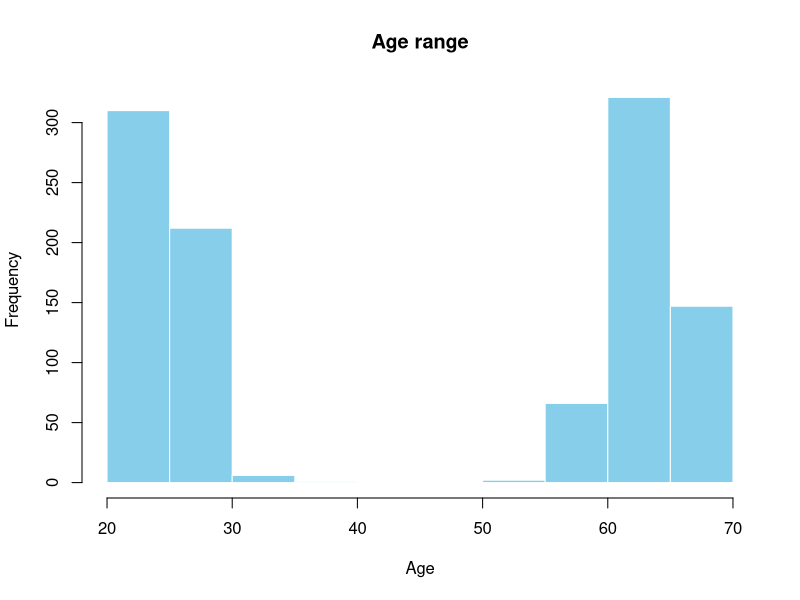
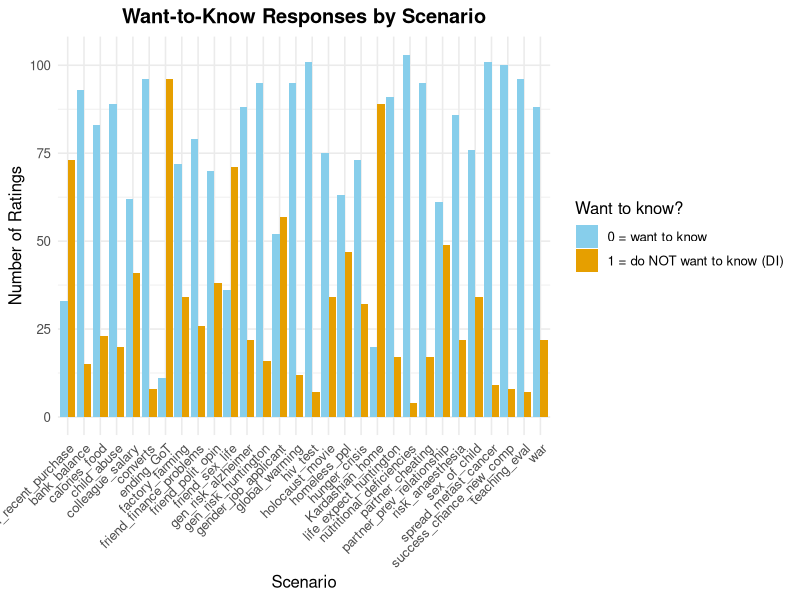
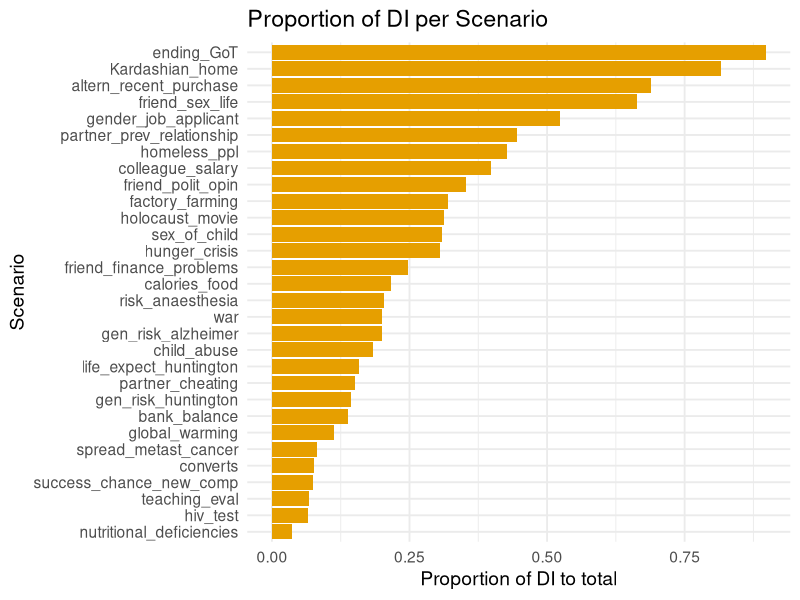
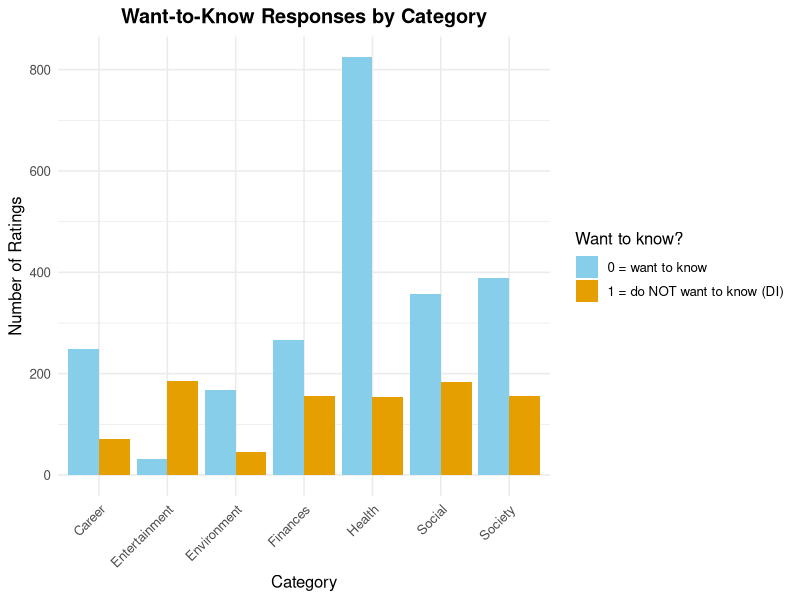
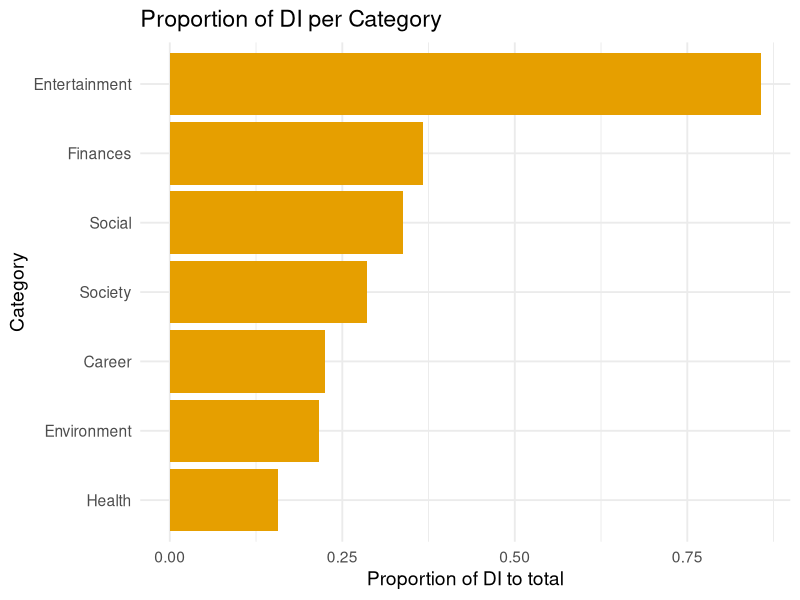
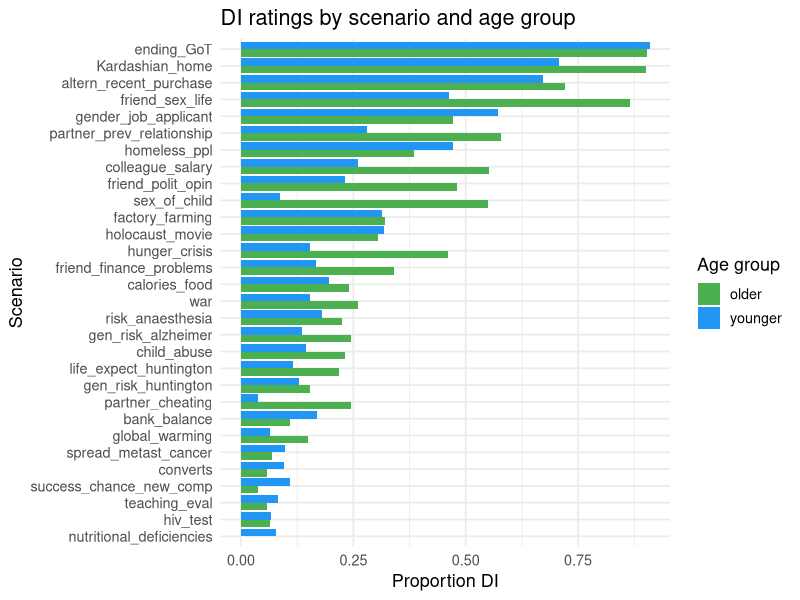
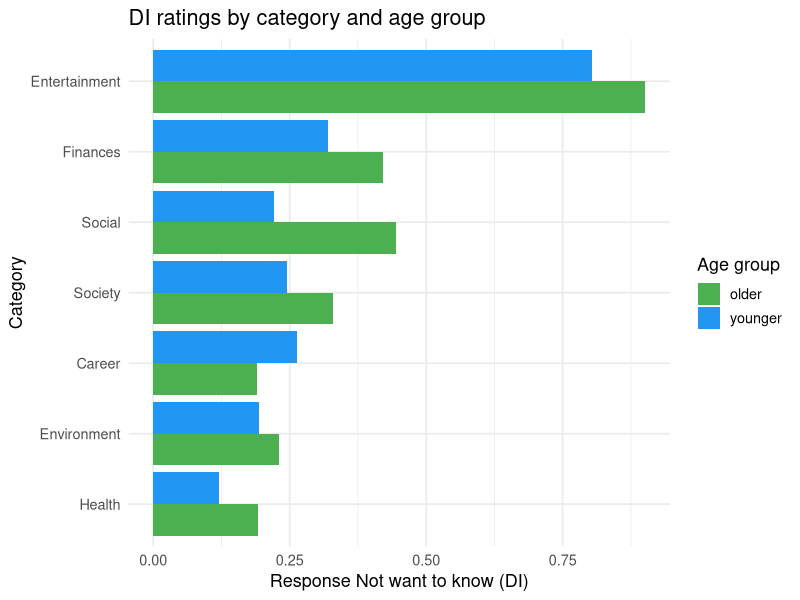
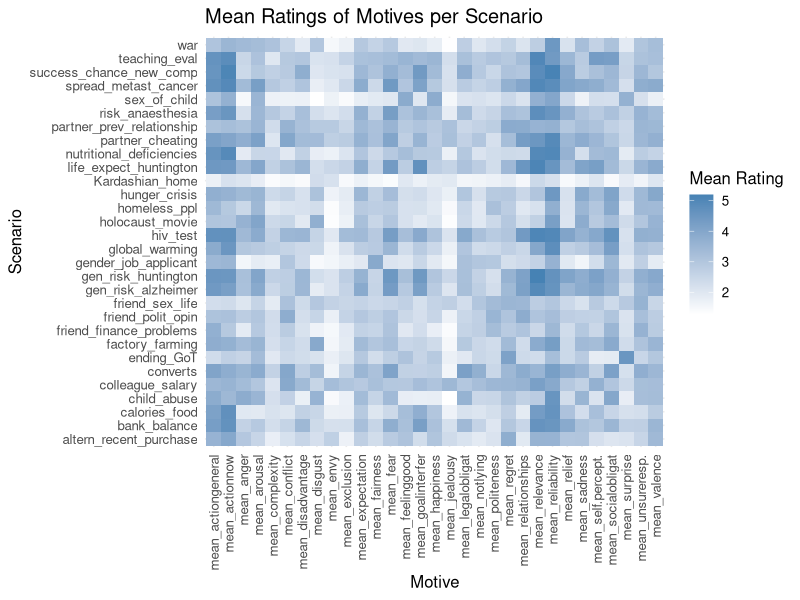

The R source for these figures, in order:
## ---- chunk 1
knitr::opts_chunk$set(echo = TRUE)
library(readr)
library(dplyr)
library(tidyr)
library(ggplot2)
library(knitr)
library(reshape2)
library(purrr)
library(pheatmap)
## ---- chunk 2
dat <- read_csv("dl2_data_processed.csv")
## ---- chunk 3
dat_short <- dat %>%
filter(!is.na(want_to_know_bin))
## ---- chunk 4
dat_short <- dat_short %>%
  mutate(
    Scenario_Category = case_when(
      Scenario_Content %in% c(
        "hiv_test", "gen_risk_alzheimer", "gen_risk_huntington", 
        "life_expect_huntington", "spread_metast_cancer", "risk_anaesthesia",
        "nutritional_deficiencies", "calories_food", "sex_of_child"
      ) ~ "Health",
      
      Scenario_Content %in% c(
        "partner_cheating", "partner_prev_relationship",
        "converts",
        "friend_polit_opin", "friend_sex_life"
      ) ~ "Social",
      
      Scenario_Content %in% c(
        "colleague_salary", "bank_balance",
        "altern_recent_purchase", "friend_finance_problems"
      ) ~ "Finances",
      
      Scenario_Content %in% c(
        "success_chance_new_comp", "gender_job_applicant", "teaching_eval"
      ) ~ "Career",
      
      Scenario_Content %in% c(
        "hunger_crisis", "war", "holocaust_movie",
        "child_abuse", "homeless_ppl"
      ) ~ "Society",
      
      Scenario_Content %in% c(
        "Kardashian_home", "ending_GoT"
      ) ~ "Entertainment",
      
      Scenario_Content %in% c(
        "global_warming", "factory_farming"
      ) ~ "Environment",
    )
  )

## ---- chunk 5
motive_vars <- c("expectation","valence","arousal", "sadness","anger","fear", 
                  "jealousy","envy","disgust","regret","feelinggood","relief",
                  "happiness","complexity","relevance","reliability","relationships",
                  "conflict","politeness","notlying","unsureresp.","exclusion",
                  "self.percept.","actiongeneral","actionnow","disadvantage",
                  "goalinterfer","socialobligat","legalobligat","surprise","fairness")


data_wide <- dat_short %>%
  select(ResponseId, Age, Age_group, Scenario_Code, all_of(motive_vars)) %>%
  # long -> wide
  pivot_wider(
    id_cols = c(ResponseId, Age, Age_group), 
    names_from = Scenario_Code,
    values_from = all_of(motive_vars),
    names_sep = "_"
  )

## ---- chunk 6
nrow(data_wide)
## ---- chunk 7
data_wide %>%
  dplyr::group_by(Age_group) %>%
  dplyr::summarise(count = n())
## ---- chunk 8
range(data_wide$Age, na.rm = TRUE)
## ---- chunk 9
hist(data_wide$Age,
     main = "Age range",
     xlab = "Age",
     ylab = "Frequency",
     col = "skyblue",
     border = "white")
## ---- chunk 10
ratings_count_person <- dat_short %>%
  dplyr::filter(want_to_know_bin %in% c(0, 1)) %>%  
  dplyr::group_by(ResponseId) %>%
  dplyr::summarise(
    n_valid_ratings = n(),   
    .groups = "drop"
  )
## ---- chunk 11
rating_cols <- setdiff(names(data_wide), c("ResponseId", "Age_group"))

motives_count_person <- data_wide %>%
  mutate(
    n_ratings_filled = rowSums(
      select(., all_of(rating_cols)) != -99 & !is.na(select(., all_of(rating_cols)))
    )
  ) %>%
  select(ResponseId, n_ratings_filled)

### Combine Both Counts
ratings_combined <- merge(
  ratings_count_person,
  motives_count_person,
  by = "ResponseId"
)

ratings_combined <- ratings_combined %>%
  mutate(avg_ratings_per_scenario = n_ratings_filled / n_valid_ratings)
## ---- chunk 12
mean(ratings_combined$avg_ratings_per_scenario, na.rm = TRUE)
## ---- chunk 13
dat_short <- dat_short %>%
  mutate(Age_group = ifelse(is.na(Age_group), "unknown", Age_group))

scenario_participants <- dat_short %>%
  dplyr::group_by(Scenario_Content, Age_group) %>%
  dplyr::summarise(n_ratings = n(), .groups = "drop")

scenario_participants
## ---- chunk 14
overall_DI <- dat_short %>%
  dplyr::filter(!is.na(want_to_know_bin)) %>%
  dplyr::summarise(
    total_responses = n(),
    total_DI = sum(want_to_know_bin == 1),
    proportion_DI = mean(want_to_know_bin == 1)
  )

overall_DI 
## ---- chunk 15
scenario_counts <- dat_short %>%
  dplyr::group_by(Scenario_Content) %>%
  dplyr::summarise(n_ratings = n(), .groups = "drop")

scenario_counts
## ---- chunk 16
di_scenario <- dat_short %>% 
  dplyr::group_by(Scenario_Content, want_to_know_bin) %>% 
  dplyr::summarise(n_ratings = n(),.groups = "drop")

## ---- chunk 17
ggplot(di_scenario, aes(x = Scenario_Content, y = n_ratings, fill = factor(want_to_know_bin))) +
  geom_bar(stat = "identity", position = "dodge") +
  scale_fill_manual(values = c("0" = "skyblue", "1" = "#E69F00"),
                    name = "Want to know?",
                    labels = c("0 = want to know", "1 = do NOT want to know (DI)")) +
  labs(
    title = "Want-to-Know Responses by Scenario",
    x = "Scenario",
    y = "Number of Ratings"
  ) +
  theme_minimal(base_size = 12) +
  theme(
    axis.text.x = element_text(angle = 45, hjust = 1),
    plot.title = element_text(face = "bold", hjust = 0.5)
  )

## ---- chunk 18
di_scenario_full <- dat_short %>% 
  dplyr::group_by(Scenario_Content) %>%
  dplyr::summarise(
    n_0  = sum(want_to_know_bin == 0, na.rm = TRUE),
    n_di  = sum(want_to_know_bin == 1, na.rm = TRUE),
    total = n_0 + n_di,
    prop_1 = n_di / total,
    .groups = "drop"
  )%>%
  dplyr::arrange(desc(prop_1))

di_scenario_full <- di_scenario_full %>%
  mutate(Scenario_Content = factor(Scenario_Content, levels = Scenario_Content[order(prop_1)]))
## ---- chunk 19
ggplot(di_scenario_full, aes(x = Scenario_Content, y = prop_1)) +
  geom_col(fill = "#E69F00") +
  coord_flip() +
  labs(
    title = "Proportion of DI per Scenario",
    x = "Scenario",
    y = "Proportion of DI to total"
  ) +
  theme_minimal(base_size = 14)
## ---- chunk 20
di_category <- dat_short %>% 
  dplyr::group_by(Scenario_Category, want_to_know_bin) %>% 
  dplyr::summarise(n_ratings = n(),.groups = "drop")
## ---- chunk 21
ggplot(di_category, aes(x = Scenario_Category, y = n_ratings, fill = factor(want_to_know_bin))) +
  geom_bar(stat = "identity", position = "dodge") +
  scale_fill_manual(values = c("0" = "skyblue", "1" = "#E69F00"),
                    name = "Want to know?",
                    labels = c("0 = want to know", "1 = do NOT want to know (DI)")) +
  labs(
    title = "Want-to-Know Responses by Category",
    x = "Category",
    y = "Number of Ratings"
  ) +
  theme_minimal(base_size = 12) +
  theme(
    axis.text.x = element_text(angle = 45, hjust = 1),
    plot.title = element_text(face = "bold", hjust = 0.5)
  )

## ---- chunk 22
di_category_full <- dat_short %>% 
  dplyr::group_by(Scenario_Category) %>%
  dplyr::summarise(
    n_0  = sum(want_to_know_bin == 0, na.rm = TRUE),
    n_di  = sum(want_to_know_bin == 1, na.rm = TRUE),
    total = n_0 + n_di,
    prop_1 = n_di / total,
    .groups = "drop"
  )%>%
  dplyr::arrange(desc(prop_1))

di_category_full <- di_category_full %>%
  mutate(Scenario_Category = factor(Scenario_Category, levels = Scenario_Category[order(prop_1)]))
## ---- chunk 23
ggplot(di_category_full, aes(x = Scenario_Category, y = prop_1)) +
  geom_col(fill = "#E69F00") +
  coord_flip() +
  labs(
    title = "Proportion of DI per Category",
    x = "Category",
    y = "Proportion of DI to total"
  ) +
  theme_minimal(base_size = 14)
## ---- chunk 24
overall_DI_age <- dat_short %>%
  dplyr::filter(!is.na(want_to_know_bin)) %>%
  dplyr::group_by(Age_group) %>%        
  dplyr::summarise(
    total_responses = n(),
    total_DI = sum(want_to_know_bin == 1),
    proportion_DI = mean(want_to_know_bin == 1),
    .groups = "drop"
  )
overall_DI_age
## ---- chunk 25
scenario_age_prop <- dat_short %>%
  dplyr::group_by(Scenario_Content, Age_group) %>%
  dplyr::summarise(
    total_participants = n(),
    n_want_to_know = sum(want_to_know_bin == 1, na.rm = TRUE),
    .groups = "drop"
  ) %>%
  dplyr::mutate(prop_want_to_know = n_want_to_know / total_participants) %>%
  dplyr::select(-n_want_to_know, -total_participants) %>%
  pivot_wider(
    names_from = Age_group,
    values_from = prop_want_to_know,
    values_fill = 0
  ) %>%
  mutate(diff_prop_young_old = younger - older) %>%
  arrange(desc(diff_prop_young_old)) 

scenario_age_prop 
## ---- chunk 26
scenario_age_long <- scenario_age_prop %>%
  pivot_longer(cols = c(younger, older),
               names_to = "Age_group",
               values_to = "prop_want_to_know") %>%
  group_by(Scenario_Content) %>%
  mutate(mean_prop = mean(prop_want_to_know, na.rm = TRUE)) %>%
  ungroup()

ggplot(scenario_age_long,
       aes(x = reorder(Scenario_Content, mean_prop),
           y = prop_want_to_know,
           fill = Age_group)) +
  geom_col(position = "dodge") +
  scale_fill_manual(values = c("older" = "#4CAF50", "younger" = "#2196F3"),
                    labels = c("older", "younger")) +
  labs(
    title = "DI ratings by scenario and age group",
    x = "Scenario",
    y = "Proportion DI",
    fill = "Age group"
  ) +
  coord_flip() +
  theme_minimal(base_size = 13)
## ---- chunk 27
category_age_prop <- dat_short %>%
  dplyr::group_by(Scenario_Category, Age_group) %>%
  dplyr::summarise(
    total_participants = n(),
    n_want_to_know = sum(want_to_know_bin == 1, na.rm = TRUE),
    .groups = "drop"
  ) %>%
  dplyr::mutate(prop_want_to_know = n_want_to_know / total_participants) %>%
  dplyr::select(-n_want_to_know, -total_participants) %>%
  pivot_wider(
    names_from = Age_group,
    values_from = prop_want_to_know,
    values_fill = 0
  ) %>%
  mutate(diff_prop_young_old = younger - older) %>%
  arrange(desc(diff_prop_young_old)) 

category_age_prop
## ---- chunk 28
scenario_age_long_cat <- category_age_prop %>%
  pivot_longer(cols = c(younger, older),
               names_to = "Age_group",
               values_to = "prop_want_to_know") %>%
  group_by(Scenario_Category) %>%
  mutate(mean_prop = mean(prop_want_to_know, na.rm = TRUE)) %>%
  ungroup()

ggplot(scenario_age_long_cat,
       aes(x = reorder(Scenario_Category, mean_prop),
           y = prop_want_to_know,
           fill = Age_group)) +
  geom_col(position = "dodge") +
  scale_fill_manual(values = c("older" = "#4CAF50", "younger" = "#2196F3"),
                    labels = c("older", "younger")) +
  labs(
    title = "DI ratings by category and age group",
    x = "Category",
    y = "Response Not want to know (DI)",
    fill = "Age group"
  ) +
  coord_flip() +
  theme_minimal(base_size = 13)
## ---- chunk 29
overall_motives <- dat_short %>%
  summarise(across(all_of(motive_vars), ~ mean(.x[.x != -99], na.rm = TRUE))) %>%
  pivot_longer(cols = everything(), names_to = "motive", values_to = "mean_rating") %>%
  arrange(desc(mean_rating))

overall_motives
## ---- chunk 30
ratings_per_motive_mean <- dat_short %>%
  dplyr::group_by(Scenario_Content) %>%
  dplyr::summarise(
    across(
      all_of(motive_vars),
      ~ mean(.x[.x != -99], na.rm = TRUE),
      .names = "mean_{.col}"
    ),
    .groups = "drop"
  )
## ---- chunk 31
ratings_long <- ratings_per_motive_mean %>%
  pivot_longer(
    cols = starts_with("mean_"),
    names_to = "Motive",
    values_to = "MeanRating"
  )


ggplot(ratings_long, aes(x = Motive, y = Scenario_Content, fill = MeanRating)) +
  geom_tile() +
  scale_fill_gradient(low = "white", high = "steelblue") +
  labs(
    title = "Mean Ratings of Motives per Scenario",
    x = "Motive",
    y = "Scenario",
    fill = "Mean Rating"
  ) +
  theme_minimal(base_size = 12) +
  theme(axis.text.x = element_text(angle = 90, vjust = 0.5, hjust=1))

## ---- chunk 32
top3_motives <- dat_short %>%
  dplyr::group_by(Scenario_Content) %>%
  dplyr::summarise(across(all_of(motive_vars),
                   ~ mean(.x[.x != -99], na.rm = TRUE),  
                   .names = "avg_{.col}"),
            .groups = "drop") %>%
  pivot_longer(
    cols = starts_with("avg_"),
    names_to = "motive",
    values_to = "avg_rating"
  ) %>%
  mutate(motive = sub("^avg_", "", motive)) %>%
  dplyr::group_by(Scenario_Content) %>%
  slice_max(avg_rating, n = 3, with_ties = FALSE) %>% 
  arrange(Scenario_Content, desc(avg_rating)) %>%
  ungroup()
## ---- chunk 33
top3_motives_table <- dat_short %>%
  dplyr::group_by(Scenario_Content) %>%
  dplyr::summarise(
    across(
      all_of(motive_vars),
      ~ mean(.x[.x != -99], na.rm = TRUE),  
      .names = "avg_{.col}"
    ),
    .groups = "drop"
  ) %>%
  pivot_longer(
    cols = starts_with("avg_"),
    names_to = "motive",
    values_to = "avg_rating"
  ) %>%
  mutate(motive = sub("^avg_", "", motive)) %>%
  dplyr::group_by(Scenario_Content) %>%
  slice_max(avg_rating, n = 3, with_ties = FALSE) %>%
  arrange(Scenario_Content, desc(avg_rating)) %>%
  mutate(rank = row_number()) %>%
  pivot_wider(
    names_from = rank,
    values_from = c(motive, avg_rating),
    names_glue = "Top{rank}_{.value}"
  ) %>%
  arrange(Scenario_Content)

knitr::kable(top3_motives_table, digits = 2, caption = "Top 3 Motives (Mean Ratings) per Scenario")
## ---- chunk 34
ggplot(top3_motives, aes(x = motive, y = Scenario_Content, fill = avg_rating)) +
  geom_tile(color = "white") +
  scale_fill_gradient(low = "white", high = "steelblue") +
  labs(
    title = "Top 3 Motives by Scenario",
    x = "Motive",
    y = "Scenario",
    fill = "Mean Rating"
  ) +
  theme_minimal(base_size = 12) +
  theme(axis.text.x = element_text(angle = 45, hjust = 1))
## ---- chunk 35
ratings_per_motive_mean_cat <- dat_short %>%
  dplyr::group_by(Scenario_Category) %>%
  dplyr::summarise(
    across(
      all_of(motive_vars),
      ~ mean(.x[.x != -99], na.rm = TRUE),
      .names = "mean_{.col}"
    ),
    .groups = "drop"
  )

ratings_per_motive_mean_cat
## ---- chunk 36
ratings_long_cat <- ratings_per_motive_mean_cat %>%
  pivot_longer(
    cols = starts_with("mean_"),
    names_to = "Motive",
    values_to = "MeanRating"
  )


ggplot(ratings_long_cat, aes(x = Motive, y = Scenario_Category, fill = MeanRating)) +
  geom_tile() +
  scale_fill_gradient(low = "white", high = "steelblue") +
  labs(
    title = "Mean Ratings of Motives by Category",
    x = "Motive",
    y = "Category",
    fill = "Mean Rating"
  ) +
  theme_minimal(base_size = 12) +
  theme(axis.text.x = element_text(angle = 90, vjust = 0.5, hjust=1))
## ---- chunk 37
top3_motives_cat <- dat_short %>%
  dplyr::group_by(Scenario_Category) %>%
  dplyr::summarise(across(all_of(motive_vars),
                          ~ mean(.x[.x != -99], na.rm = TRUE),
                          .names = "avg_{.col}"),
                   .groups = "drop") %>%
  pivot_longer(
    cols = starts_with("avg_"),
    names_to = "motive",
    values_to = "avg_rating"
  ) %>%
  mutate(motive = sub("^avg_", "", motive)) %>%
  dplyr::group_by(Scenario_Category) %>%
  slice_max(avg_rating, n = 3, with_ties = FALSE) %>% 
  arrange(Scenario_Category, desc(avg_rating)) %>%
  ungroup()
## ---- chunk 38
top3_motives_cat_table <- dat_short %>%
  dplyr::group_by(Scenario_Category) %>%
  dplyr::summarise(
    across(
      all_of(motive_vars),
      ~ mean(.x[.x != -99], na.rm = TRUE),  
      .names = "avg_{.col}"
    ),
    .groups = "drop"
  ) %>%
  pivot_longer(
    cols = starts_with("avg_"),
    names_to = "motive",
    values_to = "avg_rating"
  ) %>%
  mutate(motive = sub("^avg_", "", motive)) %>%
  dplyr::group_by(Scenario_Category) %>%
  slice_max(avg_rating, n = 3, with_ties = FALSE) %>%
  arrange(Scenario_Category, desc(avg_rating)) %>%
  mutate(rank = row_number()) %>%
  pivot_wider(
    names_from = rank,
    values_from = c(motive, avg_rating),
    names_glue = "Top{rank}_{.value}"
  ) %>%
  arrange(Scenario_Category)


knitr::kable(top3_motives_cat_table, digits = 2, caption = "Top 3 Motives (Mean Ratings) per Category")
## ---- chunk 39
ggplot(top3_motives_cat, aes(x = motive, y = Scenario_Category, fill = avg_rating)) +
  geom_tile(color = "white") +
  scale_fill_gradient(low = "white", high = "steelblue") +
  labs(
    title = "Top 3 Motives by Category",
    x = "Motive",
    y = "Category",
    fill = "Mean Rating"
  ) +
  theme_minimal(base_size = 12) +
  theme(axis.text.x = element_text(angle = 45, hjust = 1))

## ---- chunk 40
overall_motives_by_age <- dat_short %>%
  dplyr::filter(Age_group %in% c("younger", "older")) %>%   
  dplyr::group_by(Age_group) %>%
  dplyr::summarise(
    across(all_of(motive_vars),
           ~ mean(.x[.x != -99], na.rm = TRUE),
           .names = "avg_{.col}")
  ) %>%
  tidyr::pivot_longer(
    cols = starts_with("avg_"),
    names_to = "motive",
    values_to = "mean_rating"
  ) %>%
  dplyr::mutate(motive = sub("^avg_", "", motive)) %>%
  dplyr::arrange(Age_group, desc(mean_rating))

overall_motives_by_age
## ---- chunk 41
ggplot(overall_motives_by_age, aes(x = reorder(motive, mean_rating), 
                                   y = mean_rating, 
                                   fill = Age_group)) +
  geom_col(position = position_dodge(width = 0.8)) +
  coord_flip() +
  scale_fill_manual(values = c("older" = "#4CAF50", "younger" = "#2196F3"),
                    labels = c("older", "younger")) +
  labs(
    title = "Overall Motive Ratings by Age Group and Scenario",
    x = "Motive",
    y = "Average Rating",
    fill = "Age Group"
  ) +
  theme_minimal(base_size = 12)
## ---- chunk 42
top3_motives_by_age <- dat_short %>%
  dplyr::filter(Age_group %in% c("younger", "older")) %>%  
  dplyr::group_by(Scenario_Content, Age_group) %>%
  dplyr::summarise(
    across(all_of(motive_vars),
           ~ mean(.x[.x != -99], na.rm = TRUE),
           .names = "avg_{.col}"),
    .groups = "drop"
  ) %>%
  tidyr::pivot_longer(
    cols = starts_with("avg_"),
    names_to = "motive",
    values_to = "avg_rating"
  ) %>%
  dplyr::mutate(motive = sub("^avg_", "", motive)) %>%
  dplyr::group_by(Scenario_Content, Age_group) %>%
  dplyr::slice_max(avg_rating, n = 3, with_ties = FALSE) %>%
  dplyr::arrange(Scenario_Content, Age_group, desc(avg_rating)) %>%
  dplyr::ungroup()

top3_motives_by_age 
## ---- chunk 43
top3_motives_by_age_cat <- dat_short %>%
  dplyr::filter(Age_group %in% c("younger", "older")) %>% 
  dplyr::group_by(Scenario_Category, Age_group) %>%
  dplyr::summarise(
    across(all_of(motive_vars),
           ~ mean(.x[.x != -99], na.rm = TRUE),
           .names = "avg_{.col}"),
    .groups = "drop"
  ) %>%
  tidyr::pivot_longer(
    cols = starts_with("avg_"),
    names_to = "motive",
    values_to = "avg_rating"
  ) %>%
  dplyr::mutate(motive = sub("^avg_", "", motive)) %>%
  dplyr::group_by(Scenario_Category, Age_group) %>%
  dplyr::slice_max(avg_rating, n = 3, with_ties = FALSE) %>%
  dplyr::arrange(Scenario_Category, Age_group, desc(avg_rating)) %>%
  dplyr::ungroup()

top3_motives_by_age_cat
## ---- chunk 44
ggplot(top3_motives_by_age_cat,
       aes(x = reorder(motive, avg_rating), y = avg_rating, fill = Age_group)) +
  geom_col(position = "dodge") +
  facet_wrap(~ Scenario_Category, scales = "free_x", ncol = 5) +
  coord_flip() +
  scale_fill_manual(values = c("older" = "#4CAF50", "younger" = "#2196F3"),
                    labels = c("older", "younger")) +
  labs(
    title = "Top 3 Motives by Category and Age Group",
    x = "Motive",
    y = "Mean Rating",
    fill = "Age Group"
  ) +
  theme_minimal(base_size = 12)
## ---- chunk 45
ratings_per_motive_DI <- dat_short %>%
  dplyr::group_by(want_to_know_bin) %>%
  dplyr::summarise(
    across(
      all_of(motive_vars),
      ~ mean(.x[.x != -99], na.rm = TRUE),
      .names = "mean_{.col}"
    ),
    .groups = "drop"
  )
## ---- chunk 46
motive_means_di <- dat_short %>%
  filter(want_to_know_bin == 1) %>%  
  group_by(Scenario_Content) %>%    
  summarise(across(
    all_of(motive_vars),
    ~ mean(.x[.x != -99], na.rm = TRUE),  
    .names = "avg_{.col}"
  )) %>%
  pivot_longer(
    cols = starts_with("avg_"),
    names_to = "motive",
    values_to = "mean_rating"
  ) %>%
  mutate(motive = sub("^avg_", "", motive)) %>%
  arrange(Scenario_Content, desc(mean_rating))

scenario_props <- dat_short %>%
  group_by(Scenario_Content) %>%
  summarise(
    prop_want_1 = mean(want_to_know_bin == 1, na.rm = TRUE),
    .groups = "drop"
  )



motive_means_di <- motive_means_di %>%
  left_join(scenario_props, by = "Scenario_Content")

motive_means_di
## ---- chunk 47
motive_means_noDI <- dat_short %>%
  filter(want_to_know_bin == 0) %>%  
  group_by(Scenario_Content) %>%     
  summarise(across(
    all_of(motive_vars),
    ~ mean(.x[.x != -99], na.rm = TRUE),
    .names = "avg_{.col}"
  )) %>%
  pivot_longer(
    cols = starts_with("avg_"),
    names_to = "motive",
    values_to = "mean_rating"
  ) %>%
  mutate(motive = sub("^avg_", "", motive)) %>%
  arrange(Scenario_Content, desc(mean_rating))

motive_means_noDI <- motive_means_noDI %>%
  left_join(scenario_props, by = "Scenario_Content")

motive_means_noDI
## ---- chunk 48
ratings_long_DI <- ratings_per_motive_DI %>%
  pivot_longer(
    cols = starts_with("mean_"),
    names_to = "motive",
    values_to = "mean_rating"
  ) %>%
  mutate(
    motive = sub("^mean_", "", motive),
    want_to_know_bin = factor(
      want_to_know_bin,
      levels = c(1, 0),
      labels = c("Not want to know (DI)", "Want to know")
    )
  )

ggplot(ratings_long_DI, aes(x = motive, y = mean_rating, group = want_to_know_bin, color = want_to_know_bin)) +
  geom_line(linewidth = 1) +
  geom_point(size = 2) +
  scale_color_manual(
    values = c(
      "Want to know" = "#56B4E9" ,  
      "Not want to know (DI)" =    "#E69F00"   
    )
  ) +
  theme_minimal(base_size = 12) +
  labs(
    title = "Mean Motive Ratings by DI Response",
    x = "Motive",
    y = "Mean Rating",
    color = "Response"
  ) +
  theme(
    axis.text.x = element_text(angle = 45, hjust = 1),
    plot.title = element_text(face = "bold", size = 14)
  )

## ---- chunk 49
top3_motives_DI <- dat_short %>%
  dplyr::group_by(want_to_know_bin) %>%
  dplyr::summarise(across(all_of(motive_vars),
                          ~ mean(.x[.x != -99], na.rm = TRUE),
                          .names = "avg_{.col}"),
                   .groups = "drop") %>%
  pivot_longer(
    cols = starts_with("avg_"),
    names_to = "motive",
    values_to = "avg_rating"
  ) %>%
  mutate(motive = sub("^avg_", "", motive)) %>%
  dplyr::group_by(want_to_know_bin) %>%
  slice_max(avg_rating, n = 3, with_ties = FALSE) %>%  
  arrange(want_to_know_bin, desc(avg_rating)) %>%
  ungroup()

top3_motives_DI
## ---- chunk 50
top3_motives_by_age_DI <- dat_short %>%
  dplyr::filter(Age_group %in% c("younger", "older")) %>%  
  dplyr::group_by(want_to_know_bin, Age_group) %>%
  dplyr::summarise(
    across(all_of(motive_vars),
           ~ mean(.x[.x != -99], na.rm = TRUE),
           .names = "avg_{.col}"),
    .groups = "drop"
  ) %>%
  tidyr::pivot_longer(
    cols = starts_with("avg_"),
    names_to = "motive",
    values_to = "avg_rating"
  ) %>%
  dplyr::mutate(motive = sub("^avg_", "", motive)) %>%
  dplyr::group_by(want_to_know_bin, Age_group) %>%
  dplyr::slice_max(avg_rating, n = 3, with_ties = FALSE) %>%
  dplyr::arrange(want_to_know_bin, Age_group, desc(avg_rating)) %>%
  dplyr::ungroup()

top3_motives_by_age_DI
## ---- chunk 51
ggplot(top3_motives_by_age_DI,
       aes(x = reorder(motive, avg_rating), y = avg_rating, fill = Age_group)) +
  geom_col(position = position_dodge(width = 0.8), width = 0.7) +
  facet_wrap(~ want_to_know_bin, scales = "free_x", ncol = 2,
             labeller = labeller(want_to_know_bin = c(`1` = "Do not want to know (DI)", `0` = "Want to know"))) +
  scale_fill_manual(values = c("older" = "#4CAF50", "younger" = "#2196F3"),
                    labels = c("older", "younger")) +
  labs(
    title = "Top 3 Motives by Age Group and DI Response",
    x = "Motive",
    y = "Average Rating",
    fill = "Age Group"
  ) +
  theme_minimal(base_size = 12)
## ---- chunk 52
dat_cor_expect_val <- dat_short %>% 
                            filter(Scenario_Content=="partner_prev_relationship" & expectation!=-99 & valence!=-99)

cor(
  dat_cor_expect_val$expectation,
  dat_cor_expect_val$valence
)



dat_cor_sad_ang<-dat_short%>%filter(Scenario_Content=="partner_prev_relationship" & sadness!=-99 & anger !=-99)

cor(
  dat_cor_sad_ang$sadness,
  dat_cor_sad_ang$anger
)
## ---- chunk 53
corr_scenario <- dat_short %>%
  group_by(Scenario_Content) %>%
  summarise(
    cor_matrix = list(
      cor(
        mutate(across(all_of(motive_vars), ~ ifelse(.x == -99, NA, .x))),
        use = "pairwise.complete.obs"
      )
    ),
    .groups = "drop"
  )


corr_scenario$cor_matrix[[which(corr_scenario$Scenario_Content == "partner_prev_relationship")]]

## ---- chunk 54
#correlation matrix for scenario
mat_hiv <- corr_scenario$cor_matrix[[which(corr_scenario$Scenario_Content == "hiv_test")]]

#long format
mat_long_hiv <- melt(mat_hiv, varnames = c("Var1", "Var2"), value.name = "r")


limits <- c(-1, 1) 

ggplot(mat_long_hiv, aes(x = Var1, y = Var2, fill = r)) +
  geom_tile(color = "white") +
  geom_text(aes(label = round(r, 2)), size = 3) +
  scale_fill_gradient2(low = "blue", mid = "white", high = "red", midpoint = 0,
                       limits = limits) +
  theme_minimal() +
  theme(
    axis.text.x = element_text(angle = 45, hjust = 1),
    axis.ticks = element_blank(),
    axis.title = element_blank(),
    panel.grid = element_blank()
  )+
  ggtitle("Correlation matrix: Hiv Test")

## ---- chunk 55
strong_corr_hiv <- mat_long_hiv %>%
  filter(as.numeric(factor(Var1)) < as.numeric(factor(Var2))) %>%
  filter(abs(r) > 0.5) %>%
  mutate(direction = ifelse(r > 0, "positive", "negative")) %>%
  arrange(desc(abs(r)))
## ---- chunk 56
#correlation matrix for scenario
mat_alz <- corr_scenario$cor_matrix[[which(corr_scenario$Scenario_Content == "gen_risk_alzheimer")]]

#long format
mat_long_alz <- melt(mat_alz, varnames = c("Var1", "Var2"), value.name = "r")


limits <- c(-1, 1) 

ggplot(mat_long_alz, aes(x = Var1, y = Var2, fill = r)) +
  geom_tile(color = "white") +
  geom_text(aes(label = round(r, 2)), size = 3) +
  scale_fill_gradient2(low = "blue", mid = "white", high = "red", midpoint = 0,
                       limits = limits) +
  theme_minimal() +
  theme(
    axis.text.x = element_text(angle = 45, hjust = 1),
    axis.ticks = element_blank(),
    axis.title = element_blank(),
    panel.grid = element_blank()
  )+
  ggtitle("Correlation matrix: Genetic Risk Alzheimer")

## ---- chunk 57
strong_corr_alz <- mat_long_alz %>%
  filter(as.numeric(factor(Var1)) < as.numeric(factor(Var2))) %>%
  filter(abs(r) > 0.5) %>%
  mutate(direction = ifelse(r > 0, "positive", "negative")) %>%
  arrange(desc(abs(r)))                                    
## ---- chunk 58
#correlation matrix for scenario
mat_hunt_risk <- corr_scenario$cor_matrix[[which(corr_scenario$Scenario_Content == "gen_risk_huntington")]]

#long format
mat_long_hunt_risk <- melt(mat_hunt_risk, varnames = c("Var1", "Var2"), value.name = "r")


limits <- c(-1, 1) 

ggplot(mat_long_hunt_risk, aes(x = Var1, y = Var2, fill = r)) +
  geom_tile(color = "white") +
  geom_text(aes(label = round(r, 2)), size = 3) +
  scale_fill_gradient2(low = "blue", mid = "white", high = "red", midpoint = 0,
                       limits = limits) +
  theme_minimal() +
  theme(
    axis.text.x = element_text(angle = 45, hjust = 1),
    axis.ticks = element_blank(),
    axis.title = element_blank(),
    panel.grid = element_blank()
  )+
  ggtitle("Correlation matrix: Genetic Risk Huntington")

## ---- chunk 59
strong_corr_hunt_risk <- mat_long_hunt_risk %>%
  filter(as.numeric(factor(Var1)) < as.numeric(factor(Var2))) %>%
  filter(abs(r) > 0.5) %>%
  mutate(direction = ifelse(r > 0, "positive", "negative")) %>%
  arrange(desc(abs(r)))
## ---- chunk 60
#correlation matrix for scenario
mat_hunt_life <- corr_scenario$cor_matrix[[which(corr_scenario$Scenario_Content == "life_expect_huntington")]]

#long format
mat_long_hunt_life <- melt(mat_hunt_life, varnames = c("Var1", "Var2"), value.name = "r")


limits <- c(-1, 1) 

ggplot(mat_long_hunt_life, aes(x = Var1, y = Var2, fill = r)) +
  geom_tile(color = "white") +
  geom_text(aes(label = round(r, 2)), size = 3) +
  scale_fill_gradient2(low = "blue", mid = "white", high = "red", midpoint = 0,
                       limits = limits) +
  theme_minimal() +
  theme(
    axis.text.x = element_text(angle = 45, hjust = 1),
    axis.ticks = element_blank(),
    axis.title = element_blank(),
    panel.grid = element_blank()
  )+
  ggtitle("Correlation matrix: Life expectation Huntington")


## ---- chunk 61
strong_corr_hunt_life <- mat_long_hunt_life %>%
  filter(as.numeric(factor(Var1)) < as.numeric(factor(Var2))) %>%
  filter(abs(r) > 0.5) %>%
  mutate(direction = ifelse(r > 0, "positive", "negative")) %>%
  arrange(desc(abs(r)))

## ---- chunk 62
#correlation matrix for scenario
mat_got <- corr_scenario$cor_matrix[[which(corr_scenario$Scenario_Content == "ending_GoT")]]

#long format
mat_long_got <- melt(mat_got, varnames = c("Var1", "Var2"), value.name = "r")


limits <- c(-1, 1) 

ggplot(mat_long_got, aes(x = Var1, y = Var2, fill = r)) +
  geom_tile(color = "white") +
  geom_text(aes(label = round(r, 2)), size = 3) +
  scale_fill_gradient2(low = "blue", mid = "white", high = "red", midpoint = 0,
                       limits = limits) +
  theme_minimal() +
  theme(
    axis.text.x = element_text(angle = 45, hjust = 1),
    axis.ticks = element_blank(),
    axis.title = element_blank(),
    panel.grid = element_blank()
  )+
  ggtitle("Correlation matrix: Ending GoT")


## ---- chunk 63
strong_corr_got <- mat_long_got %>%
  filter(as.numeric(factor(Var1)) < as.numeric(factor(Var2))) %>%
  filter(abs(r) > 0.5) %>%
  mutate(direction = ifelse(r > 0, "positive", "negative")) %>%
  arrange(desc(abs(r)))

## ---- chunk 64
#correlation matrix for scenario
mat_kardashian <- corr_scenario$cor_matrix[[which(corr_scenario$Scenario_Content == "Kardashian_home")]]

#long format
mat_long_kardashian <- melt(mat_kardashian, varnames = c("Var1", "Var2"), value.name = "r")


limits <- c(-1, 1) 

ggplot(mat_long_kardashian, aes(x = Var1, y = Var2, fill = r)) +
  geom_tile(color = "white") +
  geom_text(aes(label = round(r, 2)), size = 3) +
  scale_fill_gradient2(low = "blue", mid = "white", high = "red", midpoint = 0,
                       limits = limits) +
  theme_minimal() +
  theme(
    axis.text.x = element_text(angle = 45, hjust = 1),
    axis.ticks = element_blank(),
    axis.title = element_blank(),
    panel.grid = element_blank()
  )+
  ggtitle("Correlation matrix: Kardashian Home")


## ---- chunk 65

strong_corr_kardashian <- mat_long_kardashian %>%
  filter(as.numeric(factor(Var1)) < as.numeric(factor(Var2))) %>%
  filter(abs(r) > 0.5) %>%
  mutate(direction = ifelse(r > 0, "positive", "negative")) %>%
  arrange(desc(abs(r)))

## ---- chunk 66
#correlation matrix for scenario
mat_purchase <- corr_scenario$cor_matrix[[which(corr_scenario$Scenario_Content == "altern_recent_purchase")]]

#long format
mat_long_purchase <- melt(mat_purchase, varnames = c("Var1", "Var2"), value.name = "r")


limits <- c(-1, 1) 

ggplot(mat_long_purchase, aes(x = Var1, y = Var2, fill = r)) +
  geom_tile(color = "white") +
  geom_text(aes(label = round(r, 2)), size = 3) +
  scale_fill_gradient2(low = "blue", mid = "white", high = "red", midpoint = 0,
                       limits = limits) +
  theme_minimal() +
  theme(
    axis.text.x = element_text(angle = 45, hjust = 1),
    axis.ticks = element_blank(),
    axis.title = element_blank(),
    panel.grid = element_blank()
  )+
  ggtitle("Correlation matrix: Altern recent purchase ")

## ---- chunk 67
strong_corr_purchase <- mat_long_purchase %>%
  filter(as.numeric(factor(Var1)) < as.numeric(factor(Var2))) %>%
  filter(abs(r) > 0.5) %>%
  mutate(direction = ifelse(r > 0, "positive", "negative")) %>%
  arrange(desc(abs(r)))

## ---- chunk 68
#correlation matrix for scenario
mat_friend_sex <- corr_scenario$cor_matrix[[which(corr_scenario$Scenario_Content == "friend_sex_life")]]

#long format
mat_long_friend_sex <- melt(mat_friend_sex, varnames = c("Var1", "Var2"), value.name = "r")


limits <- c(-1, 1) 

ggplot(mat_long_friend_sex, aes(x = Var1, y = Var2, fill = r)) +
  geom_tile(color = "white") +
  geom_text(aes(label = round(r, 2)), size = 3) +
  scale_fill_gradient2(low = "blue", mid = "white", high = "red", midpoint = 0,
                       limits = limits) +
  theme_minimal() +
  theme(
    axis.text.x = element_text(angle = 45, hjust = 1),
    axis.ticks = element_blank(),
    axis.title = element_blank(),
    panel.grid = element_blank()
  )+
  ggtitle("Correlation matrix: Friend Sex Life")

## ---- chunk 69
strong_corr_friend_sex <- mat_long_friend_sex %>%
  filter(as.numeric(factor(Var1)) < as.numeric(factor(Var2))) %>%
  filter(abs(r) > 0.5) %>%
  mutate(direction = ifelse(r > 0, "positive", "negative")) %>%
  arrange(desc(abs(r)))

## ---- chunk 70
#correlation matrix for scenario
mat_relationship <- corr_scenario$cor_matrix[[which(corr_scenario$Scenario_Content == "partner_prev_relationship")]]

#long format
mat_long_relationship <- melt(mat_relationship, varnames = c("Var1", "Var2"), value.name = "r")


limits <- c(-1, 1) 

ggplot(mat_long_relationship, aes(x = Var1, y = Var2, fill = r)) +
  geom_tile(color = "white") +
  geom_text(aes(label = round(r, 2)), size = 3) +
  scale_fill_gradient2(low = "blue", mid = "white", high = "red", midpoint = 0,
                       limits = limits) +
  theme_minimal() +
  theme(
    axis.text.x = element_text(angle = 45, hjust = 1),
    axis.ticks = element_blank(),
    axis.title = element_blank(),
    panel.grid = element_blank()
  )+
  ggtitle("Correlation matrix: Partner Previous Relationship")

## ---- chunk 71
strong_corr_relationship <- mat_long_relationship %>%
  filter(as.numeric(factor(Var1)) < as.numeric(factor(Var2))) %>%
  filter(abs(r) > 0.5) %>%
  mutate(direction = ifelse(r > 0, "positive", "negative")) %>%
  arrange(desc(abs(r)))

## ---- chunk 72
#correlation matrix for scenario
mat_child <- corr_scenario$cor_matrix[[which(corr_scenario$Scenario_Content == "sex_of_child")]]

#long format
mat_long_child <- melt(mat_child, varnames = c("Var1", "Var2"), value.name = "r")


limits <- c(-1, 1) 

ggplot(mat_long_child, aes(x = Var1, y = Var2, fill = r)) +
  geom_tile(color = "white") +
  geom_text(aes(label = round(r, 2)), size = 3) +
  scale_fill_gradient2(low = "blue", mid = "white", high = "red", midpoint = 0,
                       limits = limits) +
  theme_minimal() +
  theme(
    axis.text.x = element_text(angle = 45, hjust = 1),
    axis.ticks = element_blank(),
    axis.title = element_blank(),
    panel.grid = element_blank()
  )+
  ggtitle("Correlation matrix: Sex of Child")

## ---- chunk 73
strong_corr_child <- mat_long_child %>%
  filter(as.numeric(factor(Var1)) < as.numeric(factor(Var2))) %>%
  filter(abs(r) > 0.5) %>%
  mutate(direction = ifelse(r > 0, "positive", "negative")) %>%
  arrange(desc(abs(r)))
## ---- chunk 74
#correlation matrix for scenario
mat_nutri<- corr_scenario$cor_matrix[[which(corr_scenario$Scenario_Content == "nutritional_deficiencies")]]

#long format
mat_long_nutri <- melt(mat_nutri, varnames = c("Var1", "Var2"), value.name = "r")


limits <- c(-1, 1) 

ggplot(mat_long_nutri, aes(x = Var1, y = Var2, fill = r)) +
  geom_tile(color = "white") +
  geom_text(aes(label = round(r, 2)), size = 3) +
  scale_fill_gradient2(low = "blue", mid = "white", high = "red", midpoint = 0,
                       limits = limits) +
  theme_minimal() +
  theme(
    axis.text.x = element_text(angle = 45, hjust = 1),
    axis.ticks = element_blank(),
    axis.title = element_blank(),
    panel.grid = element_blank()
  )+
  ggtitle("Correlation matrix: Nutritional Deficiencies")

## ---- chunk 75
strong_corr_nutri <- mat_long_nutri %>%
  filter(as.numeric(factor(Var1)) < as.numeric(factor(Var2))) %>%
  filter(abs(r) > 0.5) %>%
  mutate(direction = ifelse(r > 0, "positive", "negative")) %>%
  arrange(desc(abs(r)))
## ---- chunk 76
unique(dat_short$Scenario_Category)

corr_category <- dat_short %>%
  group_by(Scenario_Category) %>%
  summarise(
    cor_matrix = list(
      {
        temp <- across(all_of(motive_vars), ~ ifelse(.x == -99, NA, .x))
        cor(as.data.frame(temp), use = "pairwise.complete.obs")
      }
    ),
    .groups = "drop"
  )
## ---- chunk 77
#correlation matrix for category

mat_health <- corr_category$cor_matrix[[which(corr_category$Scenario_Category == "Health")]]

#long format
mat_long_health <- melt(mat_health, varnames = c("Var1", "Var2"), value.name = "r")


limits <- c(-1, 1) 

ggplot(mat_long_health, aes(x = Var1, y = Var2, fill = r)) +
  geom_tile(color = "white") +
  geom_text(aes(label = round(r, 2)), size = 3) +
  scale_fill_gradient2(low = "blue", mid = "white", high = "red", midpoint = 0,
                       limits = limits) +
  theme_minimal() +
  theme(
    axis.text.x = element_text(angle = 45, hjust = 1),
    axis.ticks = element_blank(),
    axis.title = element_blank(),
    panel.grid = element_blank()
  )+
  ggtitle("Correlation matrix: Health")

## ---- chunk 78
strong_corr_health <- mat_long_health %>%
  filter(as.numeric(factor(Var1)) < as.numeric(factor(Var2))) %>%
  filter(abs(r) > 0.5) %>%
  mutate(direction = ifelse(r > 0, "positive", "negative")) %>%
  arrange(desc(abs(r)))

## ---- chunk 79
#correlation matrix for category

mat_entertainment <- corr_category$cor_matrix[[which(corr_category$Scenario_Category == "Entertainment")]]

#long format
mat_long_entertainment <- melt(mat_entertainment, varnames = c("Var1", "Var2"), value.name = "r")


limits <- c(-1, 1) 

ggplot(mat_long_entertainment, aes(x = Var1, y = Var2, fill = r)) +
  geom_tile(color = "white") +
  geom_text(aes(label = round(r, 2)), size = 3) +
  scale_fill_gradient2(low = "blue", mid = "white", high = "red", midpoint = 0,
                       limits = limits) +
  theme_minimal() +
  theme(
    axis.text.x = element_text(angle = 45, hjust = 1),
    axis.ticks = element_blank(),
    axis.title = element_blank(),
    panel.grid = element_blank()
  )+
  ggtitle("Correlation matrix: Entertainment")

## ---- chunk 80
strong_corr_entertainment <- mat_long_entertainment %>%
  filter(as.numeric(factor(Var1)) < as.numeric(factor(Var2))) %>%
  filter(abs(r) > 0.5) %>%
  mutate(direction = ifelse(r > 0, "positive", "negative")) %>%
  arrange(desc(abs(r)))

## ---- chunk 81
#correlation matrix for category

mat_career <- corr_category$cor_matrix[[which(corr_category$Scenario_Category == "Career")]]

#long format
mat_long_career <- melt(mat_career, varnames = c("Var1", "Var2"), value.name = "r")


limits <- c(-1, 1) 

ggplot(mat_long_career, aes(x = Var1, y = Var2, fill = r)) +
  geom_tile(color = "white") +
  geom_text(aes(label = round(r, 2)), size = 3) +
  scale_fill_gradient2(low = "blue", mid = "white", high = "red", midpoint = 0,
                       limits = limits) +
  theme_minimal() +
  theme(
    axis.text.x = element_text(angle = 45, hjust = 1),
    axis.ticks = element_blank(),
    axis.title = element_blank(),
    panel.grid = element_blank()
  )+
  ggtitle("Correlation matrix: Career")

## ---- chunk 82
strong_corr_career <- mat_long_career %>%
  filter(as.numeric(factor(Var1)) < as.numeric(factor(Var2))) %>%
  filter(abs(r) > 0.5) %>%
  mutate(direction = ifelse(r > 0, "positive", "negative")) %>%
  arrange(desc(abs(r)))

## ---- chunk 83
#correlation matrix for category

mat_finances <- corr_category$cor_matrix[[which(corr_category$Scenario_Category == "Finances")]]

#long format
mat_long_finances <- melt(mat_finances, varnames = c("Var1", "Var2"), value.name = "r")


limits <- c(-1, 1) 

ggplot(mat_long_finances, aes(x = Var1, y = Var2, fill = r)) +
  geom_tile(color = "white") +
  geom_text(aes(label = round(r, 2)), size = 3) +
  scale_fill_gradient2(low = "blue", mid = "white", high = "red", midpoint = 0,
                       limits = limits) +
  theme_minimal() +
  theme(
    axis.text.x = element_text(angle = 45, hjust = 1),
    axis.ticks = element_blank(),
    axis.title = element_blank(),
    panel.grid = element_blank()
  )+
  ggtitle("Correlation matrix: Finances")

## ---- chunk 84
strong_corr_finances <- mat_long_finances %>%
  filter(as.numeric(factor(Var1)) < as.numeric(factor(Var2))) %>%
  filter(abs(r) > 0.5) %>%
  mutate(direction = ifelse(r > 0, "positive", "negative")) %>%
  arrange(desc(abs(r)))
                                    
## ---- chunk 85
corr_overall <- dat_short %>%
  summarise(
    cor_matrix = list(
      cor(
        mutate(across(all_of(motive_vars), ~ ifelse(.x == -99, NA, .x))),
        use = "pairwise.complete.obs"
      )
    ),
    .groups = "drop"
  )

corr_overall$cor_matrix[[1]]
## ---- chunk 86
#correlation matrix for category

mat_corr <- corr_overall$cor_matrix[[1]]

#long format
mat_long_corr <- melt(mat_corr, varnames = c("Var1", "Var2"), value.name = "r")


limits <- c(-1, 1) 

ggplot(mat_long_corr, aes(x = Var1, y = Var2, fill = r)) +
  geom_tile(color = "white") +
  geom_text(aes(label = round(r, 2)), size = 3) +
  scale_fill_gradient2(low = "blue", mid = "white", high = "red", midpoint = 0,
                       limits = limits) +
  theme_minimal() +
  theme(
    axis.text.x = element_text(angle = 45, hjust = 1),
    axis.ticks = element_blank(),
    axis.title = element_blank(),
    panel.grid = element_blank()
  )+
  ggtitle("Correlation matrix: Overall")
## ---- chunk 87
strong_corr <- mat_long_corr %>%
  filter(as.numeric(factor(Var1)) < as.numeric(factor(Var2))) %>%
  filter(abs(r) > 0.5) %>%
  mutate(direction = ifelse(r > 0, "positive", "negative")) %>%
  arrange(desc(abs(r)))

## ---- chunk 88
ggplot(strong_corr, aes(x = Var1, y = Var2, fill = r)) +
  geom_tile(color = "white") +  # Felder mit Rahmen
  scale_fill_gradient2(
    mid = "white",   # 0
    high = "red",    # positive Korrelationen
    midpoint = 0,
    limits = c(0.5, 1)
  ) +
  theme_minimal() +
  theme(
    axis.text.x = element_text(angle = 45, hjust = 1),
    axis.title = element_blank(),
    panel.grid = element_blank()
  ) +
  ggtitle("Strong correlations (r > 0.5)")

## ---- chunk 89
corr_overall_DI <- dat_short %>%
  filter(want_to_know_bin == 1) %>% 
  summarise(
    cor_matrix = list(
      cor(
        mutate(across(all_of(motive_vars), ~ ifelse(.x == -99, NA, .x))),
        use = "pairwise.complete.obs"
      )
    ),
    .groups = "drop"
  )

## ---- chunk 90
mat_corr_DI <- corr_overall_DI$cor_matrix[[1]]


mat_long_corr_DI <- melt(mat_corr_DI, varnames = c("Var1", "Var2"), value.name = "r")

strong_corr_DI <- mat_long_corr_DI %>%
  filter(as.numeric(factor(Var1)) < as.numeric(factor(Var2))) %>%
  filter(abs(r) > 0.5) %>%
  mutate(direction = ifelse(r > 0, "positive", "negative")) %>%
  arrange(desc(abs(r)))
## ---- chunk 91
corr_overall_noDI <- dat_short %>%
  filter(want_to_know_bin == 0) %>% 
  summarise(
    cor_matrix = list(
      cor(
        mutate(across(all_of(motive_vars), ~ ifelse(.x == -99, NA, .x))),
        use = "pairwise.complete.obs"
      )
    ),
    .groups = "drop"
  )

## ---- chunk 92
mat_corr_noDI <- corr_overall_noDI$cor_matrix[[1]]


mat_long_corr_noDI <- melt(mat_corr_noDI, varnames = c("Var1", "Var2"), value.name = "r")

strong_corr_noDI <- mat_long_corr_noDI %>%
  filter(as.numeric(factor(Var1)) < as.numeric(factor(Var2))) %>%
  filter(abs(r) > 0.5) %>%
  mutate(direction = ifelse(r > 0, "positive", "negative")) %>%
  arrange(desc(abs(r)))
## ---- chunk 93
corr_scenario_DI <- dat_short %>%
  filter(want_to_know_bin == 1) %>%      
  group_by(Scenario_Content) %>%          
  summarise(
    cor_matrix = list(
      cor(
        as.data.frame(across(all_of(motive_vars)) %>% 
                        mutate(across(everything(), ~ ifelse(.x == -99, NA, .x)))),
        use = "pairwise.complete.obs"
      )
    ),
    .groups = "drop"
  )

corr_scenario_DI$cor_matrix[[which(corr_scenario$Scenario_Content == "nutritional_deficiencies")]]
## ---- chunk 94
mat_got_DI <- corr_scenario_DI$cor_matrix[[which(corr_scenario$Scenario_Content == "ending_GoT")]]


mat_long_got_DI <- melt(mat_got_DI, varnames = c("Var1", "Var2"), value.name = "r")

limits <- c(-1, 1) 

ggplot(mat_long_got_DI, aes(x = Var1, y = Var2, fill = r)) +
  geom_tile(color = "white") +
  geom_text(aes(label = round(r, 2)), size = 3) +
  scale_fill_gradient2(low = "blue", mid = "white", high = "red", midpoint = 0,
                       limits = limits) +
  theme_minimal() +
  theme(
    axis.text.x = element_text(angle = 45, hjust = 1),
    axis.ticks = element_blank(),
    axis.title = element_blank(),
    panel.grid = element_blank()
  )+
  ggtitle("Correlation matrix: ending GoT DI")
## ---- chunk 95
strong_got_DI <- mat_long_got_DI %>%
  filter(as.numeric(factor(Var1)) < as.numeric(factor(Var2))) %>%
  filter(abs(r) > 0.5) %>%
  mutate(direction = ifelse(r > 0, "positive", "negative")) %>%
  arrange(desc(abs(r)))
## ---- chunk 96
corr_scenario_noDI <- dat_short %>%
  filter(want_to_know_bin == 0) %>%      
  group_by(Scenario_Content) %>%          
  summarise(
    cor_matrix = list(
      cor(
        as.data.frame(across(all_of(motive_vars)) %>% 
                        mutate(across(everything(), ~ ifelse(.x == -99, NA, .x)))),
        use = "pairwise.complete.obs"
      )
    ),
    .groups = "drop"
  )

corr_scenario_noDI$cor_matrix[[which(corr_scenario$Scenario_Content == "nutritional_deficiencies")]]
## ---- chunk 97
mat_got_noDI <- corr_scenario_noDI$cor_matrix[[which(corr_scenario$Scenario_Content == "ending_GoT")]]


mat_long_got_noDI <- melt(mat_got_noDI, varnames = c("Var1", "Var2"), value.name = "r")


limits <- c(-1, 1) 

ggplot(mat_long_got_noDI, aes(x = Var1, y = Var2, fill = r)) +
  geom_tile(color = "white") +
  geom_text(aes(label = round(r, 2)), size = 3) +
  scale_fill_gradient2(low = "blue", mid = "white", high = "red", midpoint = 0,
                       limits = limits) +
  theme_minimal() +
  theme(
    axis.text.x = element_text(angle = 45, hjust = 1),
    axis.ticks = element_blank(),
    axis.title = element_blank(),
    panel.grid = element_blank()
  )+
  ggtitle("Correlation matrix: ending GoT no DI")

## ---- chunk 98
strong_got_noDI <- mat_long_got_noDI %>%
  filter(as.numeric(factor(Var1)) < as.numeric(factor(Var2))) %>%
  filter(abs(r) > 0.5) %>%
  mutate(direction = ifelse(r > 0, "positive", "negative")) %>%
  arrange(desc(abs(r)))
## ---- chunk 99
mat_purchase_DI <- corr_scenario_DI$cor_matrix[[which(corr_scenario$Scenario_Content == "altern_recent_purchase")]]


mat_long_purchase_DI <- melt(mat_purchase_DI, varnames = c("Var1", "Var2"), value.name = "r")

limits <- c(-1, 1) 

ggplot(mat_long_purchase_DI, aes(x = Var1, y = Var2, fill = r)) +
  geom_tile(color = "white") +
  geom_text(aes(label = round(r, 2)), size = 3) +
  scale_fill_gradient2(low = "blue", mid = "white", high = "red", midpoint = 0,
                       limits = limits) +
  theme_minimal() +
  theme(
    axis.text.x = element_text(angle = 45, hjust = 1),
    axis.ticks = element_blank(),
    axis.title = element_blank(),
    panel.grid = element_blank()
  )+
  ggtitle("Correlation matrix: altern recent purchase -- DI")
## ---- chunk 100
strong_purchase_DI <- mat_long_purchase_DI %>%
  filter(as.numeric(factor(Var1)) < as.numeric(factor(Var2))) %>%
  filter(abs(r) > 0.5) %>%
  mutate(direction = ifelse(r > 0, "positive", "negative")) %>%
  arrange(desc(abs(r)))
## ---- chunk 101
mat_purchase_noDI <- corr_scenario_noDI$cor_matrix[[which(corr_scenario$Scenario_Content == "altern_recent_purchase")]]


mat_long_purchase_noDI <- melt(mat_purchase_noDI, varnames = c("Var1", "Var2"), value.name = "r")


limits <- c(-1, 1) 

ggplot(mat_long_purchase_noDI, aes(x = Var1, y = Var2, fill = r)) +
  geom_tile(color = "white") +
  geom_text(aes(label = round(r, 2)), size = 3) +
  scale_fill_gradient2(low = "blue", mid = "white", high = "red", midpoint = 0,
                       limits = limits) +
  theme_minimal() +
  theme(
    axis.text.x = element_text(angle = 45, hjust = 1),
    axis.ticks = element_blank(),
    axis.title = element_blank(),
    panel.grid = element_blank()
  )+
  ggtitle("Correlation matrix: altern recent purchase -- no DI")

## ---- chunk 102
strong_purchase_noDI <- mat_long_purchase_noDI %>%
  filter(as.numeric(factor(Var1)) < as.numeric(factor(Var2))) %>%
  filter(abs(r) > 0.5) %>%
  mutate(direction = ifelse(r > 0, "positive", "negative")) %>%
  arrange(desc(abs(r)))
## ---- chunk 103
dat_hiv <- dat_short %>%
  filter(Scenario_Content == "hiv_test")

cor_DI_hiv <- sapply(motive_vars, function(x) {
  cor(dat_hiv[[x]], dat_hiv$want_to_know_bin, use = "pairwise.complete.obs")
})

cor_DI_hiv

## ---- chunk 104
# tibble
cor_DI_hiv_df <- tibble(
  rating = names(cor_DI_hiv),
  r = cor_DI_hiv
)

# Barplot
#Punkt-Biserial-Korrelation (Pearson) (metrische und binäre Variable)
ggplot(cor_DI_hiv_df, aes(x = reorder(rating, r), y = r, fill = r)) +
  geom_col() +
  scale_fill_gradient2(low = "blue", mid = "white", high = "red", midpoint = 0, limits = c(-1, 1)) +
  coord_flip() + 
  theme_minimal() +
  labs(
    title = "Correlation Ratings vs. want_to_know_bin - hiv test",
    x = "Rating",
    y = "r"
  )

## ---- chunk 105

dat_kardashian <- dat_short %>%
  filter(Scenario_Content == "Kardashian_home")

cor_DI_kardashian <- sapply(motive_vars, function(x) {
  cor(dat_kardashian[[x]], dat_kardashian$want_to_know_bin, use = "pairwise.complete.obs")
})

cor_DI_kardashian

## ---- chunk 106
# In ein tibble umwandeln
cor_DI_kardashian_df <- tibble(
  rating = names(cor_DI_kardashian),
  r = cor_DI_kardashian
)

# Barplot
#Punkt-Biserial-Korrelation (Pearson) (metrische und binäre Variable)
ggplot(cor_DI_kardashian_df, aes(x = reorder(rating, r), y = r, fill = r)) +
  geom_col() +
  scale_fill_gradient2(low = "blue", mid = "white", high = "red", midpoint = 0, limits = c(-1, 1)) +
  coord_flip() + 
  theme_minimal() +
  labs(
    title = "Correlation Ratings vs. want_to_know_bin - Kardashian",
    x = "Rating",
    y = "r"
  )

## ---- chunk 107
dat_short %>%
  group_by(want_to_know_bin) %>%
  summarise(
    mean_reliability = mean(reliability[reliability != -99], na.rm = TRUE),
    sd_reliability = sd(reliability[reliability != -99], na.rm = TRUE),
    n = sum(reliability != -99)
  )
## ---- chunk 108
dat_hiv %>%
  group_by(want_to_know_bin) %>%
  summarise(
    across(all_of(motive_vars), 
           list(mean = ~mean(.x, na.rm = TRUE),
                sd = ~sd(.x, na.rm = TRUE)),
           .names = "{.col}_{.fn}"),
    n = n()
  )

dat_hiv <- dat_hiv %>%
  mutate(across(all_of(motive_vars), ~ ifelse(.x == -99, NA, .x)))


## ---- chunk 109
library(tidyverse)

dat_hiv_summary <- dat_hiv %>%
  group_by(want_to_know_bin) %>%
  summarise(
    across(all_of(motive_vars),
           list(mean = ~mean(ifelse(.x == -99, NA, .x), na.rm = TRUE),
                sd   = ~sd(ifelse(.x == -99, NA, .x), na.rm = TRUE)),
           .names = "{.col}_{.fn}"),
    n = n()
  )

dat_hiv_long <- dat_hiv_summary %>%
  pivot_longer(
    cols = -c(want_to_know_bin, n),
    names_to = c("motive", ".value"),
    names_sep = "_"
  )

dat_hiv_long <- dat_hiv_long %>%
  group_by(motive) %>%
  mutate(mean_overall = mean(mean, na.rm = TRUE)) %>%
  ungroup()


ggplot(dat_hiv_long, aes(x = reorder(motive, mean), y = mean,
                         fill = as.factor(want_to_know_bin))) +
  geom_col(position = "dodge") +
  coord_flip() +
  theme_minimal() +
  labs(
    title = "Scenario Hiv: Mean of motive rating depending on DI vs. no DI",
    x = "Motive",
    y = "Mean rating",
    fill = "Want to know (1 = no)"
  )

## ---- chunk 110

# Funktion, die Korrelation pro Szenario berechnet
cor_matrix <- dat_short %>%
  group_by(Scenario_Content) %>%
  summarise(across(all_of(motive_vars),
                   ~ cor(.x, want_to_know_bin, use = "pairwise.complete.obs"),
                   .names = "cor_{col}"))


## ---- chunk 111
# Liste, die pro Szenario eine Korrelationsmatrix speichert
cor_list <- dat_short %>%
  group_by(Scenario_Content) %>%
  group_map(~ cor(select(.x, all_of(motive_vars)), use = "pairwise.complete.obs"), .keep = TRUE)

# Optional: Namen für die Liste
names(cor_list) <- unique(dat_short$Scenario_Content)
## ---- chunk 112
#for schleife für alle szenarien
for(i in seq_along(cor_list)) {
  pheatmap(cor_list[[i]], 
           main = names(cor_list)[i], 
           cluster_rows = FALSE, 
           cluster_cols = FALSE,
           show_rownames = TRUE,
           show_colnames = TRUE)
}

## ---- chunk 113
library(stats)


cor_mat <- cor_list[["hiv_test"]]

# Distanzmatrix: 1 - Korrelation
dist_motives_hiv <- as.dist(1 - cor_mat)

# Hierarchisches Clustering
hc_motives_hiv <- hclust(dist_motives_hiv, method = "ward.D2")

# Dendrogramm
plot(hc_motives_hiv, main = "Motiv-Cluster: HIV Test Scenario")

# k Cluster definieren
clusters_hiv5 <- cutree(hc_motives_hiv, k = 5)
clusters_hiv5
## ---- chunk 114
# obere Dreiecksmatrix in Vektor umwandeln
upper_tri_vector <- function(cor_mat){
  cor_mat[upper.tri(cor_mat)]
}

# Für alle Szenarien
cor_vectors <- lapply(cor_list, upper_tri_vector)

# In Matrix umwandeln
cor_matrix_all <- do.call(rbind, cor_vectors)
rownames(cor_matrix_all) <- names(cor_list)
## ---- chunk 115
dist_scenarios <- dist(cor_matrix_all, method = "euclidean")
hc_scenarios <- hclust(dist_scenarios, method = "ward.D2")

# Dendrogramm 
plot(hc_scenarios, main = "Cluster of Scenarios by Motiv Structure")

clusters_scenarios5 <- cutree(hc_scenarios, k = 5)


library(pheatmap)
pheatmap(cor_matrix_all,
         cluster_rows = TRUE, 
         cluster_cols = TRUE,  
         show_rownames = TRUE,
         show_colnames = TRUE,
         main = "Szenario-Motiv Correlation Patterns")


## ---- chunk 116
library(psych)
library(GPArotation)



#  -99 Werte in NA 
dat_motives <- dat_short %>%
  select(all_of(motive_vars)) %>%
  mutate(across(everything(), ~ na_if(.x, -99)))

# Optional: Zeilen mit zu vielen NAs entfernen
#dat_motives <- na.omit(dat_motives)
## ---- chunk 117
# Korrelation prüfen
cor_mat <- cor(dat_motives, use = "pairwise.complete.obs")

# Scree-Plot
fa.parallel(dat_motives, fa = "fa", n.iter = 100, main = "Parallel Analysis for Factor Number")


## ---- chunk 118
efa_result <- fa(dat_motives,
                 nfactors = 5,      # Anzahl Faktoren aus Parallelanalyse/Scree
                 rotate = "oblimin", # oder "varimax" für orthogonal
                 fm = "pa")          # "ml" = Maximum Likelihood, alternative: "pa" = Principal Axis

# Ergebnis anzeigen
print(efa_result, cutoff = 0.3) # Zeigt nur Ladungen >= 0.3


efa_result$loadings #Loading
efa_result$values #Eigenwerte 
efa_result$Vaccounted
## ---- chunk 119
# 1. Loadings aus dem psych::fa Objekt holen
L <- efa_result$loadings

# 2. In eine "echte" numeric-Matrix umwandeln
loadings_matrix <- as.matrix(unclass(L))

# 3. DataFrame erstellen
loadings_df <- as.data.frame(loadings_matrix)

# 4. Faktoren umbenennen (Beispiel)
colnames(loadings_df) <- c("negative_emotional", "moral_social_norm", 
                           "goal-directed_action", 
                           "social_comparison", "positive_affect")


loadings_df
